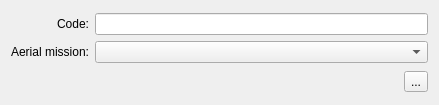
<?xml version="1.0" encoding="UTF-8"?>
<ui version="4.0">
 <class>addFlightBlockDlg</class>
 <widget class="QDialog" name="addFlightBlockDlg">
  <property name="geometry">
   <rect>
    <x>0</x>
    <y>0</y>
    <width>439</width>
    <height>105</height>
   </rect>
  </property>
  <property name="windowTitle">
   <string>Enter flight block code</string>
  </property>
  <layout class="QGridLayout" name="gridLayout_2">
   <item row="0" column="0">
    <layout class="QGridLayout" name="gridLayout">
     <item row="0" column="0">
      <widget class="QLabel" name="label">
       <property name="text">
        <string>Code:</string>
       </property>
       <property name="alignment">
        <set>Qt::AlignRight|Qt::AlignTrailing|Qt::AlignVCenter</set>
       </property>
      </widget>
     </item>
     <item row="0" column="1">
      <widget class="QLineEdit" name="lineEdit_FlightBlockCode"/>
     </item>
     <item row="1" column="0">
      <widget class="QLabel" name="label_22">
       <property name="font">
        <font>
         <weight>50</weight>
         <bold>false</bold>
        </font>
       </property>
       <property name="text">
        <string>Aerial mission:</string>
       </property>
       <property name="alignment">
        <set>Qt::AlignRight|Qt::AlignTrailing|Qt::AlignVCenter</set>
       </property>
      </widget>
     </item>
     <item row="1" column="1">
      <widget class="QComboBox" name="comboBox_FlightType">
       <property name="enabled">
        <bool>true</bool>
       </property>
       <property name="font">
        <font>
         <weight>50</weight>
         <bold>false</bold>
        </font>
       </property>
       <property name="toolTip">
        <string>Type of photogrammetric flight for planning</string>
       </property>
       <property name="whatsThis">
        <string>Type of photogrammetric flight for planning: 1.-Linear route. 2.-Polygonal area. 3.-Oblique flight for mapping steep slope areas</string>
       </property>
      </widget>
     </item>
    </layout>
   </item>
   <item row="1" column="0">
    <layout class="QHBoxLayout" name="horizontalLayout">
     <item>
      <spacer name="horizontalSpacer">
       <property name="orientation">
        <enum>Qt::Horizontal</enum>
       </property>
       <property name="sizeHint" stdset="0">
        <size>
         <width>358</width>
         <height>20</height>
        </size>
       </property>
      </spacer>
     </item>
     <item>
      <widget class="QToolButton" name="toolButton_SaveFlightBlockCode">
       <property name="toolTip">
        <string>Save general data project</string>
       </property>
       <property name="text">
        <string>...</string>
       </property>
       <property name="icon">
        <iconset resource="../resources.qrc">
         <normaloff>:/plugins/pflip_uav_pafyc/icons/filesave.png</normaloff>:/plugins/pflip_uav_pafyc/icons/filesave.png</iconset>
       </property>
       <property name="iconSize">
        <size>
         <width>24</width>
         <height>24</height>
        </size>
       </property>
      </widget>
     </item>
    </layout>
   </item>
  </layout>
 </widget>
 <resources>
  <include location="../resources.qrc"/>
 </resources>
 <connections/>
</ui>
